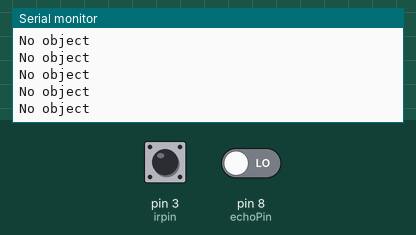
This sketch was run on a simulated Arduino Uno, built with avr-gcc and run on an emulated ATmega328P. On the bench: the last lines printed to the serial monitor. Inputs (shaded band) come from the test bench; at power-on: pin 3 (irpin) HIGH, pin 8 (echoPin) LOW.

Above: at 1.2 s.
1.3 s: pin 3 (irpin) driven LOW
At 3.3 s:
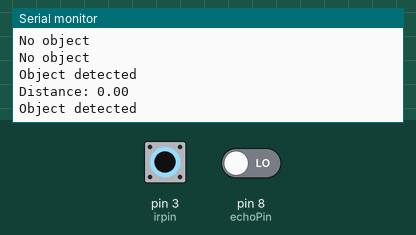
3.8 s: pin 3 (irpin) driven HIGH and pin 8 (echoPin) driven HIGH
At 4.67 s:
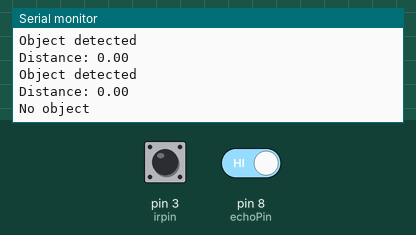
6.8 s: pin 3 (irpin) pulsed LOW 2 times (0.12 s each, 0.3 s apart)
At 7.6 s:
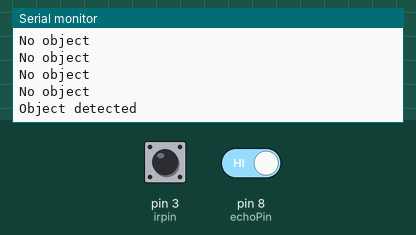

Measured:
- after the input at 1.3 s, the serial monitor: prints a new line after 0.07 s (image 1)
- after the input at 6.8 s, the serial monitor: prints a new line after 0.07 s (image 3)

The sketch:

sketch_sep24a.ino
```cpp
const int triggerPin=12;
const int echoPin=8;
float duration;
float distance;
const int irpin =3;
void setup()
{
pinMode(triggerPin, OUTPUT);
pinMode(echoPin,INPUT);
pinMode(irpin,INPUT);
Serial.begin(9600);
}
void Ultrasonic()
{
digitalWrite(triggerPin,LOW);
delay(2);
digitalWrite(triggerPin,HIGH);
delay(10);
digitalWrite(triggerPin,LOW);
duration = pulseIn(echoPin,HIGH);
distance = (duration * 0.0343)/2;
Serial.print("Distance: ");
Serial.println(distance);
delay(100);
}
void Sensor()
{
    int sensorvalue = digitalRead(irpin);
    if(sensorvalue == LOW)
    {
      Serial.println("Object detected");
      Ultrasonic();
    }
    else
    {
      Serial.println("No object");
    }
}
void loop()
{
Sensor();
}
```
